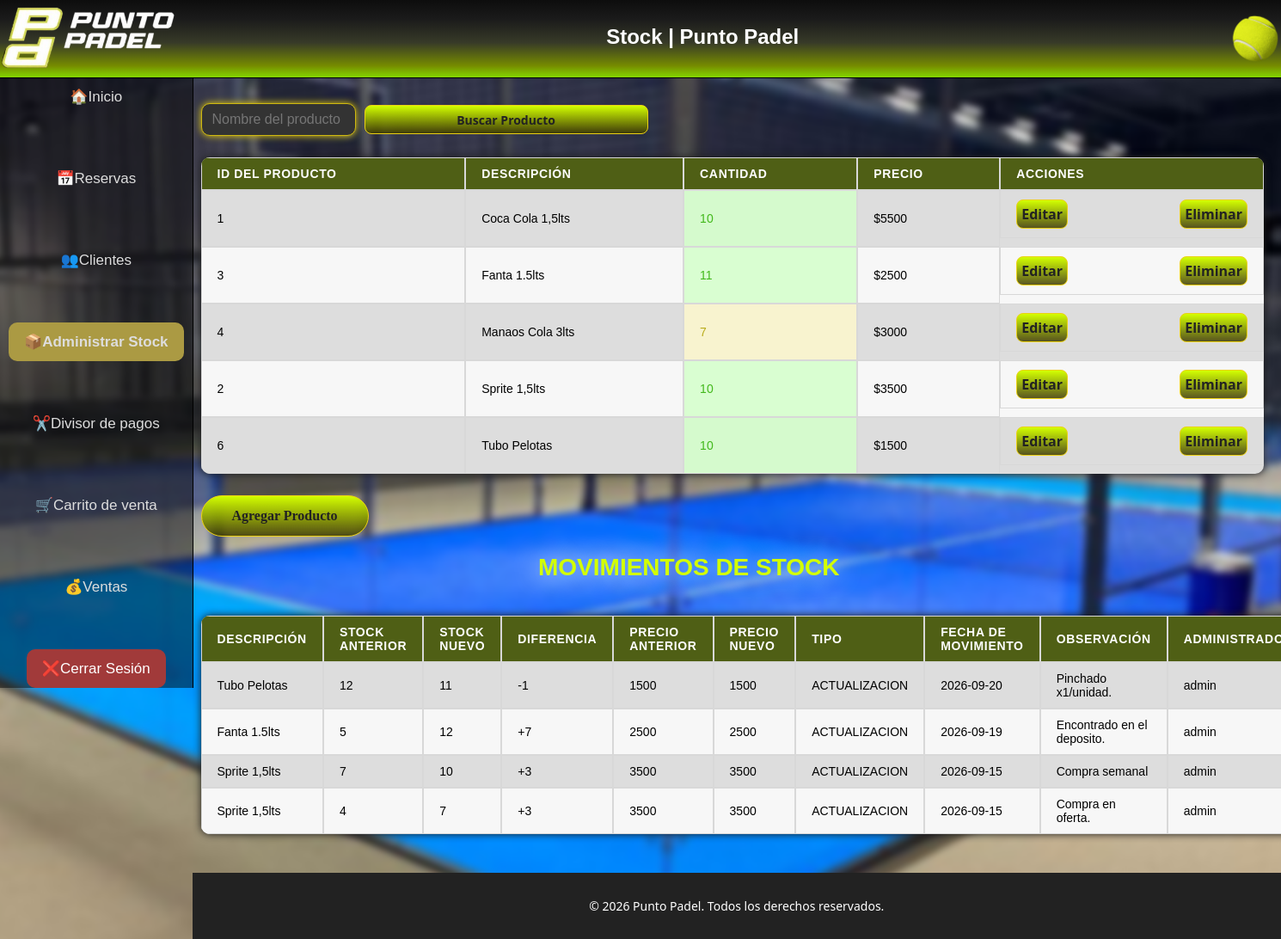
The app's page /vista_admin/stock/index.php with its own data.
### tables this page shows
CREATE TABLE `stock` (
  `id_producto` int(11) NOT NULL,
  `descripcion` varchar(30) DEFAULT NULL,
  `cantidad` int(11) DEFAULT NULL,
  `precio` int(11) DEFAULT NULL
);

CREATE TABLE `movimientos_stock` (
  `id_movimiento` int(11) NOT NULL,
  `id_producto` int(11) NOT NULL,
  `cantidad_anterior` int(11) NOT NULL,
  `cantidad_nueva` int(11) NOT NULL,
  `diferencia` int(11) NOT NULL,
  `precio_anterior` int(11) NOT NULL,
  `precio_nuevo` int(11) NOT NULL,
  `observacion` varchar(100) NOT NULL,
  `tipo_movimiento` varchar(20) NOT NULL,
  `nombre_usuario` varchar(30) NOT NULL,
  `fecha_movimiento` date NOT NULL
);

### vista_admin/stock/index.php (the view, shortened to what this page needs)
<!DOCTYPE html>
<html lang="es">
<head>
  <link rel="stylesheet" href="../../css/estilos.css">
</head>
<body class="body-admin">
<header class="headerAdmin">
    <a href="../index.php"><img src="../../img/PuntoPadelCartelSinFondo.png" alt="Logo de Punto Padel" id="logo1"></a>
    <h1 class="tituloPag">Stock | Punto Padel</h1>
    <img src="../../img/PelotaPadel.png" alt="Imagen del Complejo de Pádel" id="logo2">
</header>
   <aside class="aside-admin">
        <a href="../index.php">🏠Inicio</a>
        <a href="../Reservas/index.php">📅Reservas</a>
        <a href="../Clientes/index.php">👥Clientes</a>
        <a class="active" href="../Stock/index.php">📦Administrar Stock</a>
        <a href="../DivisorPagos/index.php">✂️Divisor de pagos</a>
        <a href="../Carrito/index.php">🛒Carrito de venta</a>
        <a href="../Ventas/index.php">💰Ventas</a>
        <a href="../../cerrarSesion.php" id="btnCerrarSesion">❌Cerrar Sesión</a>
    </aside>
    <?php
    include("../../conexion.php");
    $busqueda = isset($_GET['buscar']) ? trim($_GET['buscar']) : '';
    if ($busqueda !== '') {
        $sql = "SELECT id_producto, descripcion, cantidad, precio FROM stock WHERE descripcion LIKE :busqueda ORDER BY descripcion";
        $stmt = $conexion->prepare($sql);
        $stmt->execute([':busqueda' => '%' . $busqueda . '%']);
    } else {
        $sql = "SELECT id_producto, descripcion, cantidad, precio FROM stock ORDER BY descripcion";
        $stmt = $conexion->query($sql);
    }
    $resultados = $stmt->fetchAll(PDO::FETCH_ASSOC);
    ?>
    <main class="contenidoGeneral">
    <div class="contenidoPrincipal">
    <form method="GET" class="BuscarRegistro">
        <input type="text" name="buscar" placeholder="Nombre del producto" class="inputBuscar" value="<?php echo htmlspecialchars($busqueda); ?>">
        <button type="submit" class="botonGenerico btnBuscarRegistro">Buscar Producto</button>
    </form>
    <table class="tablaListar" >
        <thead>
            <tr>
                <th>ID del producto</th>
                <th>Descripción</th>
                <th>Cantidad</th>
                <th>Precio</th>
                <th align="center">Acciones</th>
            </tr>
        </thead>
        <tbody>
            <?php if (count($resultados) > 0):
                 foreach ($resultados as $fila): ?>
                    <?php
                      if ($fila['cantidad'] < 5) {
                        $claseStock = 'stockBajo';
                      } elseif ($fila['cantidad'] >= 5 && $fila['cantidad'] < 10) {
                        $claseStock = 'stockMedio';
                      } else {
                        $claseStock = 'stockCorrecto';
                      };
                    ?>
                    <tr>
                        <td><?php echo htmlspecialchars($fila['id_producto']); ?></td>
                        <td><?php echo htmlspecialchars($fila['descripcion']); ?></td>
                        <td class="<?php echo $claseStock; ?>"><?php echo htmlspecialchars($fila['cantidad']); ?></td>
                        <td>
                            <p>$<?php echo htmlspecialchars($fila["precio"]); ?></p>
                        </td>
                        <td id="accionesGrilla">
                            <a href="agregar_producto.php?id=<?php echo (int)$fila['id_producto']; ?>">
                                <button type="button" class="botonGenerico btnEditarRegistro">Editar</button>
                            </a>
                            <form action="eliminar_producto.php" method="POST">
                                <button type="submit" onclick="return confirm('¿Estás seguro de que quieres eliminar este producto?');" class="botonGenerico btnEditarRegistro">Eliminar</button>
                            </form>
                        </td>
                    </tr>
                <?php endforeach; ?>
            <?php
            else:
            ?>
                <tr>
                    <td colspan="5" style="text-align: center;">No hay registros disponibles</td>
                </tr>
            <?php
            endif;
            ?>
        </tbody>
    </table>
    <div class="botonesCrud">
         <a href="agregar_producto.php">
            <button class="botonGenerico btnCrud">Agregar Producto</button>
        </a>
    </div>
    <h2 class="tituloClientes">Movimientos de Stock</h2>
    <?php
    $sql = "SELECT ms.id_movimiento, ms.id_producto, s.descripcion, ms.cantidad_anterior, ms.cantidad_nueva, ms.diferencia, ms.precio_anterior, ms.precio_nuevo, ms.observacion, ms.tipo_movimiento, ms.nombre_usuario, ms.fecha_movimiento FROM movimientos_stock ms INNER JOIN stock s ON ms.id_producto=s.id_producto ORDER BY ms.fecha_movimiento DESC, ms.id_movimiento DESC";
    $stmt = $conexion->query($sql);
    $movimientos = $stmt->fetchAll(PDO::FETCH_ASSOC);
    ?>
    <table class="tablaListar" >
        <thead>
            <tr>
                <th>Descripción</th>
                <th>Stock anterior</th>
                <th>Stock nuevo</th>
                <th>Diferencia</th>
                <th>Precio anterior</th>
                <th>Precio nuevo</th>
                <th>Tipo</th>
                <th>Fecha de Movimiento</th>
                <th>Observación</th>
                <th>Administrador</th>
            </tr>
        </thead>
        <tbody>
            <?php if (count($movimientos) > 0):
                 foreach ($movimientos as $fila): ?>
                    <tr>
                        <td><?php echo htmlspecialchars($fila['descripcion'], ENT_QUOTES, 'UTF-8'); ?></td>
                        <td><?php echo (int)$fila['cantidad_anterior']; ?></td>
                        <td><?php echo (int)$fila['cantidad_nueva']; ?></td>
                        <td><?php
                            if((int)$fila['cantidad_anterior']<(int)$fila['cantidad_nueva']):
                                echo '+',(int)$fila['diferencia'];
                            else:
                                echo (int)$fila['diferencia'];
                            endif;
                            ?></td>
                        <td><?php echo (int)$fila['precio_anterior']; ?></td>
                        <td><?php echo (int)$fila['precio_nuevo']; ?></td>
                        <td><?php echo htmlspecialchars($fila['tipo_movimiento'], ENT_QUOTES, 'UTF-8'); ?></td>
                        <td><?php echo htmlspecialchars($fila['fecha_movimiento'], ENT_QUOTES, 'UTF-8'); ?></td>
                        <td><?php echo htmlspecialchars($fila['observacion'] ?? '', ENT_QUOTES, 'UTF-8'); ?></td>
                        <td><?php echo htmlspecialchars($fila['nombre_usuario'] ?? '', ENT_QUOTES, 'UTF-8'); ?></td>
                    </tr>
                <?php endforeach; ?>
            <?php
            else:
            ?>
                <tr>
                    <td colspan="9" style="text-align: center;">No hay movimientos registrados</td>
                </tr>
            <?php
            endif;
            ?>
    </table>
    </div>
    <footer>
        <p>&copy; 2026 Punto Padel. Todos los derechos reservados.</p>
    </footer>
        </main>
</body>
</html>

### records on screen
stock: id_producto "1", descripcion "Coca Cola 1,5lts", cantidad "10", precio "5500"
stock: id_producto "3", descripcion "Fanta 1.5lts", cantidad "11", precio "2500"
stock: id_producto "4", descripcion "Manaos Cola 3lts", cantidad "7", precio "3000"
stock: id_producto "2", descripcion "Sprite 1,5lts", cantidad "10", precio "3500"
stock: id_producto "6", descripcion "Tubo Pelotas", cantidad "10", precio "1500"
movimientos_stock: id_producto.descripcion "Tubo Pelotas", cantidad_anterior "12", cantidad_nueva "11", diferencia "-1", precio_anterior "1500", precio_nuevo "1500", tipo_movimiento "ACTUALIZACION", fecha_movimiento "2026-09-20", observacion "Pinchado x1/unidad.", nombre_usuario "admin"
movimientos_stock: id_producto.descripcion "Fanta 1.5lts", cantidad_anterior "5", cantidad_nueva "12", diferencia "7", precio_anterior "2500", precio_nuevo "2500", tipo_movimiento "ACTUALIZACION", fecha_movimiento "2026-09-19", observacion "Encontrado en el deposito.", nombre_usuario "admin"
movimientos_stock: id_producto.descripcion "Sprite 1,5lts", cantidad_anterior "7", cantidad_nueva "10", diferencia "3", precio_anterior "3500", precio_nuevo "3500", tipo_movimiento "ACTUALIZACION", fecha_movimiento "2026-09-15", observacion "Compra semanal", nombre_usuario "admin"
movimientos_stock: id_producto.descripcion "Sprite 1,5lts", cantidad_anterior "4", cantidad_nueva "7", diferencia "3", precio_anterior "3500", precio_nuevo "3500", tipo_movimiento "ACTUALIZACION", fecha_movimiento "2026-09-15", observacion "Compra en oferta.", nombre_usuario "admin"
